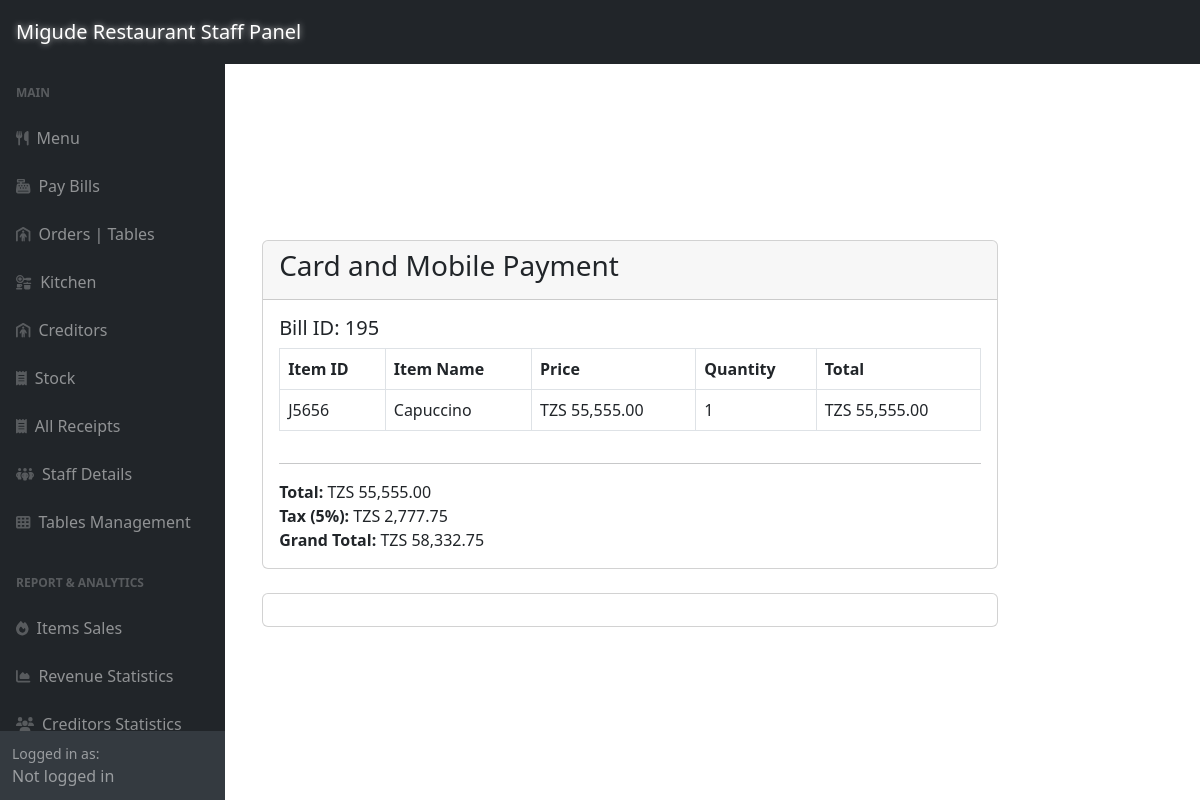
Page /adminSide/posBackend/creditCard.php?bill_id=195 on the committed database.
### tables this page shows
CREATE TABLE `bill_items` (
  `bill_item_id` int(11) NOT NULL,
  `bill_id` int(11) DEFAULT NULL,
  `item_id` varchar(6) DEFAULT NULL,
  `quantity` int(11) DEFAULT NULL,
  `item_source` enum('menu','stock') NOT NULL,
  `unit` enum('base','aggregate') DEFAULT NULL,
  `source` enum('menu','stock') NOT NULL
);

CREATE TABLE `menu` (
  `item_id` varchar(6) NOT NULL,
  `item_name` varchar(255) DEFAULT NULL,
  `item_type` varchar(255) DEFAULT NULL,
  `item_category` varchar(255) DEFAULT NULL,
  `item_price` decimal(10,2) DEFAULT NULL,
  `expense_amount` decimal(10,2) DEFAULT 0.00,
  `expense_types` text DEFAULT NULL,
  `item_description` varchar(255) DEFAULT NULL
);

### adminSide/posBackend/creditCard.php (the view, shortened to what this page needs)
<?php
require_once '../config.php';
include '../inc/dashHeader.php';
$bill_id = $_GET['bill_id'];
?>
<div class="container" style="margin-top: 15rem;">
    <div class="row justify-content-center">
        <div class="col-md-8">
            <div class="card">
                <div class="card-header">
                    <h3 class="card-title">Card and Mobile Payment</h3>
                </div>
                <div class="card-body">
                    <h5>Bill ID: <?php echo $bill_id; ?></h5>
                    <div class="table-responsive">
                        <table class="table table-bordered">
                            <thead>
                                <tr>
                                    <th>Item ID</th>
                                    <th>Item Name</th>
                                    <th>Price</th>
                                    <th>Quantity</th>
                                    <th>Total</th>
                                </tr>
                            </thead>
                            <tbody>
                                <?php
                                $cart_query = "SELECT bi.*, m.item_name, m.item_price FROM bill_items bi
                                               JOIN menu m ON bi.item_id = m.item_id
                                               WHERE bi.bill_id = '$bill_id'";
                                $cart_result = mysqli_query($link, $cart_query);
                                $cart_total = 0;
                                $tax = 0.05;
                                if ($cart_result && mysqli_num_rows($cart_result) > 0) {
                                    while ($cart_row = mysqli_fetch_assoc($cart_result)) {
                                        $item_id = $cart_row['item_id'];
                                        $item_name = $cart_row['item_name'];
                                        $item_price = $cart_row['item_price'];
                                        $quantity = $cart_row['quantity'];
                                        $total = $item_price * $quantity;
                                        $cart_total += $total;
                                        echo '<tr>';
                                        echo '<td>' . $item_id . '</td>';
                                        echo '<td>' . $item_name . '</td>';
                                        echo '<td>TZS ' . number_format($item_price, 2) . '</td>';
                                        echo '<td>' . $quantity . '</td>';
                                        echo '<td>TZS ' . number_format($total, 2) . '</td>';
                                        echo '</tr>';
                                    }
                                } else {
                                    echo '<tr><td colspan="6">No Items in Cart.</td></tr>';
                                }
                                ?>
                            </tbody>
                        </table>
                    </div>
                    <hr>
                    <div class="text-right">
                        <?php
                        echo "<strong>Total:</strong> TZS " . number_format($cart_total, 2) . "<br>";
                        echo "<strong>Tax (5%):</strong> TZS " . number_format($cart_total * $tax, 2) . "<br>";
                        $GRANDTOTAL = $tax * $cart_total + $cart_total;
                        echo "<strong>Grand Total:</strong> TZS " . number_format($GRANDTOTAL, 2);
                        ?>
                    </div>
                </div>
            </div>
            <div class="card mt-4">
                <div class="card-body text-center">
                </div>
            </div>
        </div>
    </div>
</div>
<?php include '../inc/dashFooter.php'; ?>

### adminSide/inc/dashHeader.php (style rules this page uses)
html, body { overflow-x: hidden; width: 100%; }
.container, .container-fluid { max-width: 100%; }

### rows in the picture
bill_items: item "J5656", item.item_name "Capuccino", item.item_price "55,555.00", quantity "1", total "55,555.00"

### other values in the picture
$bill_id "195"
$cart_total "55,555.00"
$cart_total * $tax "2,777.75"
$GRANDTOTAL "58,332.75"
